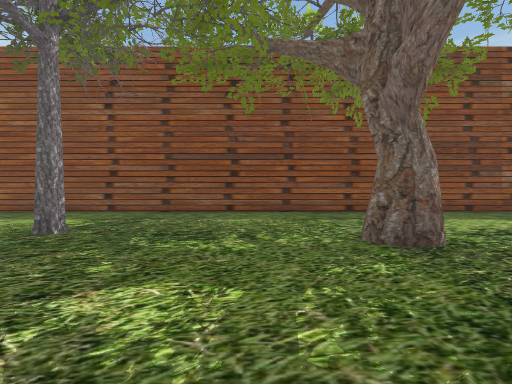
[1] (above)

20 first-person views from a walk through a Unity game level. The camera is 1.5 m above the floor, looks level and sees 90° across. The floor is counted in squares, 2.25 m on a side. Each view is taken from the middle of a square. On the plan, view 1 faces up. The plan holds only what a view shows up to about 9 squares ahead; the rest is blank. The place goes on beyond the plan. The player character is not drawn.

[2]
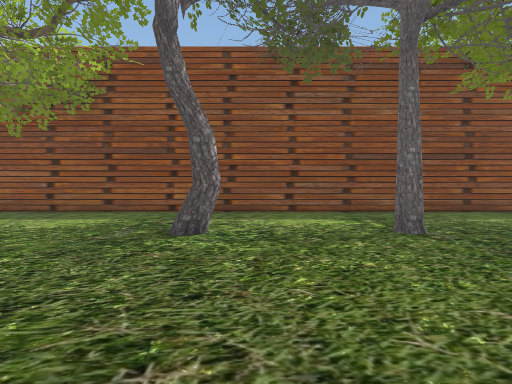

[3]
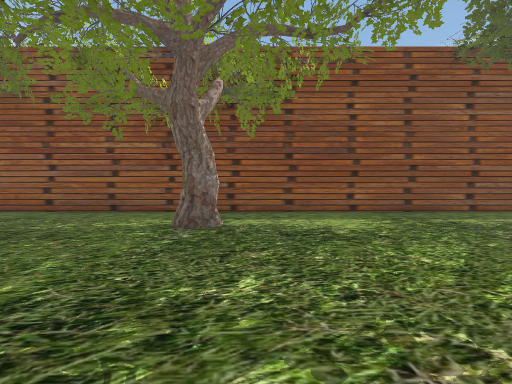

[4]
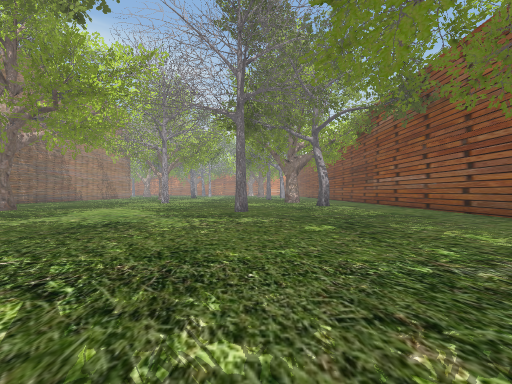

[5]
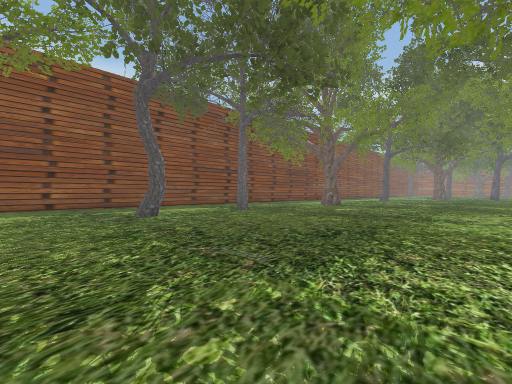

[6]
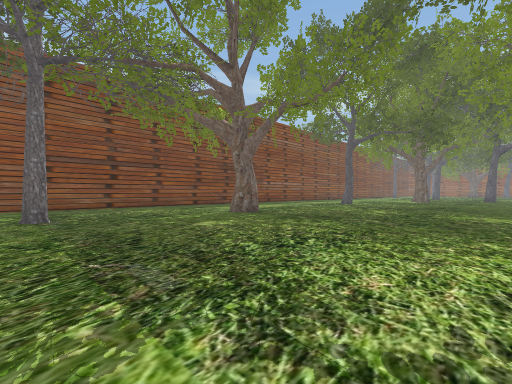

[7]
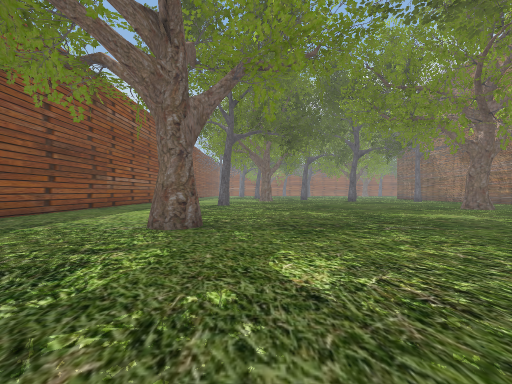

[8]
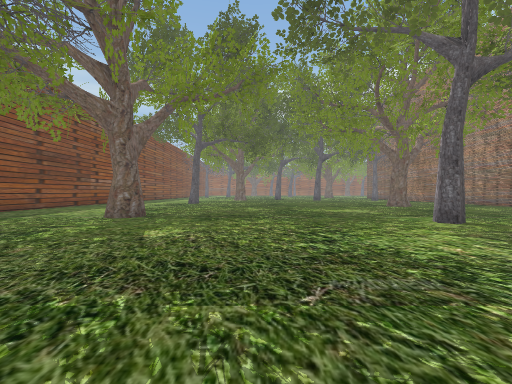

[9]
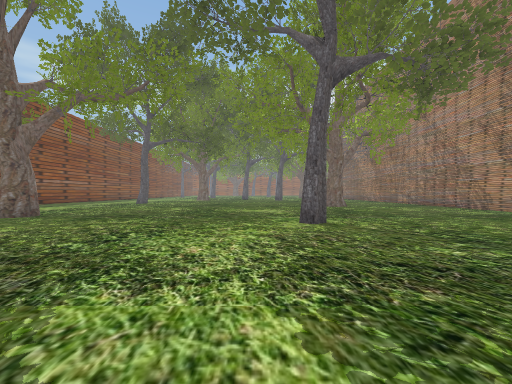

[10]
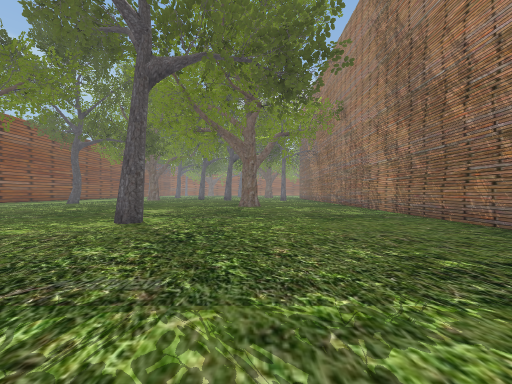

[11]
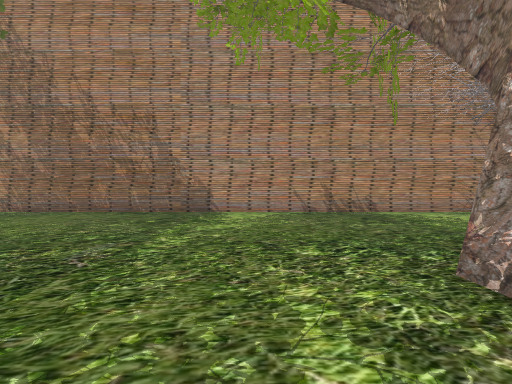

[12]
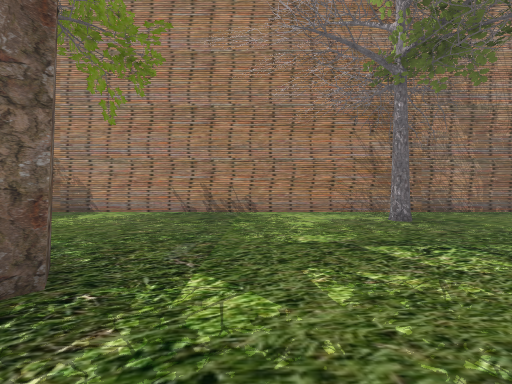

[13]
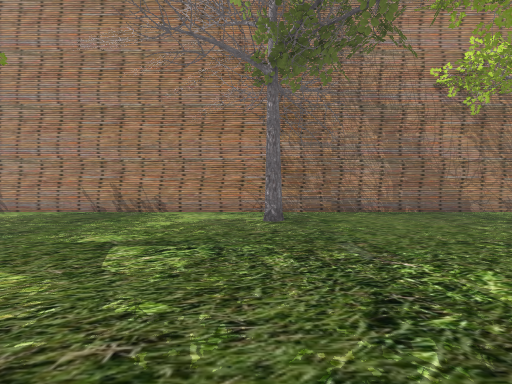

[14]
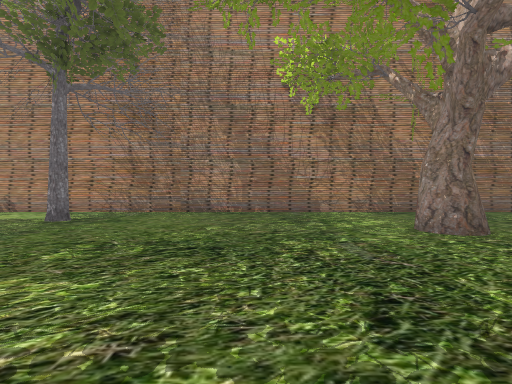

[15]
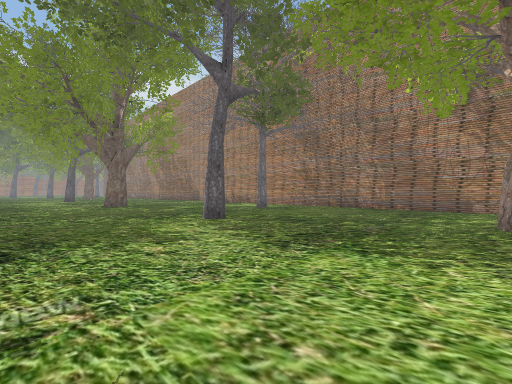

[16]
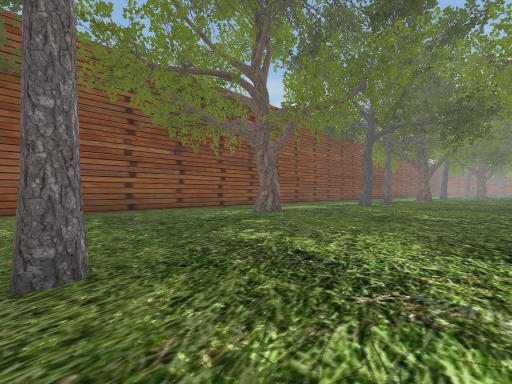

[17]
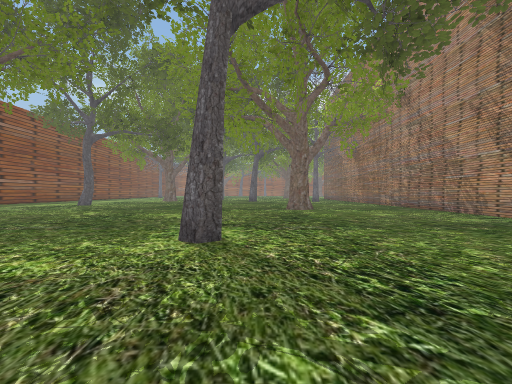

[18]
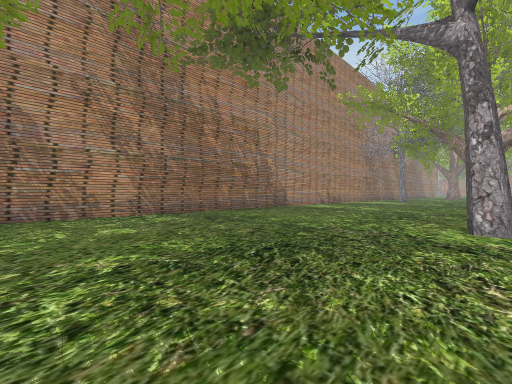

[19]
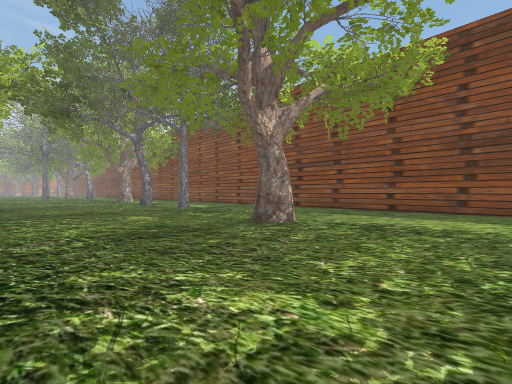

[20]
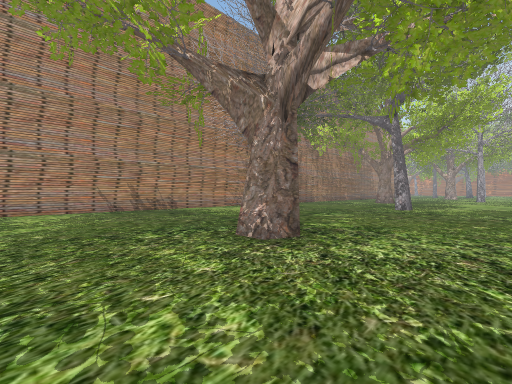

### Floor plan
Points are (right, up) in squares from view 1. A wall is a line through its corners. A room is listed if a view was taken in it or the views show most of it. See-through windows are left out.
Room 1 (views 1, 2, 3, 4, 5, 6, 7, 8, 9, 10, 11, 12, 13, 14, 15, 16, 17, 18, 19, 20)
walls: (-7.3, -4.3) (-6.7, -4.5) (-6.7, -5.1); (-7.2, -5.3) (-7.6, -4.7); (-6.7, 4) (-7.2, 4); (-6.6, 4.1) (-6.9, 3.9) (-7.3, 4.1); (0.9, -4) (0.9, -4.4) (0.5, -4.5) (0.3, -4.3) (0.6, -3.9); (-13.3, 4.8) (-13.6, 5.3); (-12.7, 5.4) (-12.8, 4.9) (-13.4, 4.8) (-13.6, 5); (2.5, 3.7) (2.4, 3.2); (-20.3, -6.9) (-19.9, -7.2); (-20.5, -11.5) (6, -11.5); (6.5, 8.5) (-20.5, 8.5)

Positions as (right, up) in squares from view 1, and headings:
1: (0, 0), facing up
2: (-6, 0), facing up
3: (-12, 0), facing up
4: (-11, 2), facing left
5: (-10, -3), facing up-right
6: (-4, -3), facing up-right
7: (-3, 2), facing right
8: (-5, 0), facing right
9: (-5, -3), facing right
10: (-5, -7), facing right
11: (-5, -3), facing down
12: (-9, -3), facing down
13: (-12, -3), facing down
14: (-17, -3), facing down
15: (-20, -1), facing down-right
16: (-20, -1), facing up-right
17: (-3, -5), facing right
18: (6, -4), facing down-left
19: (6, -1), facing up-left
20: (-4, -2), facing down-left
